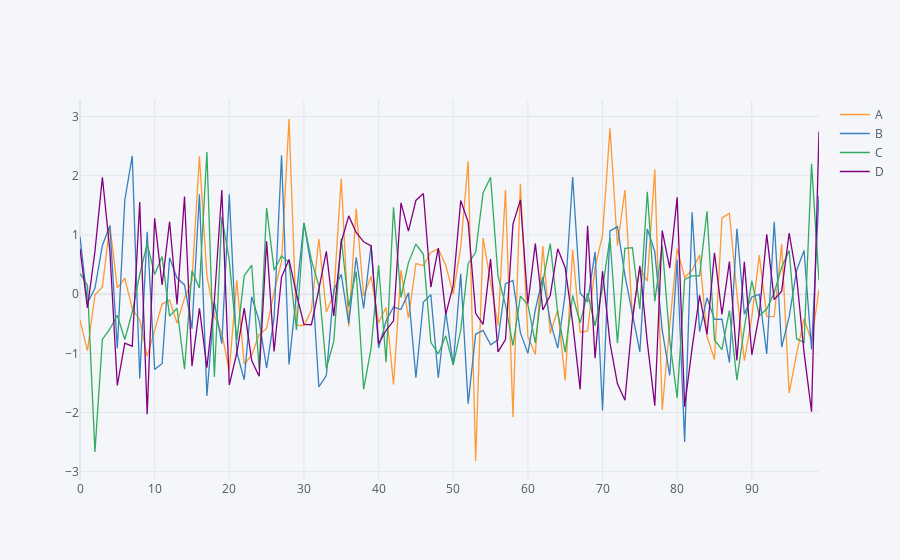

The cell this chart's notebook holds for it:
### Markdown cell above
## Basics

### Code cell
arr_1 = np.random.randn(100,4)
df_1 = pd.DataFrame(arr_1, columns=["A","B","C","D"])
df_1.head()
df_1.iplot()
